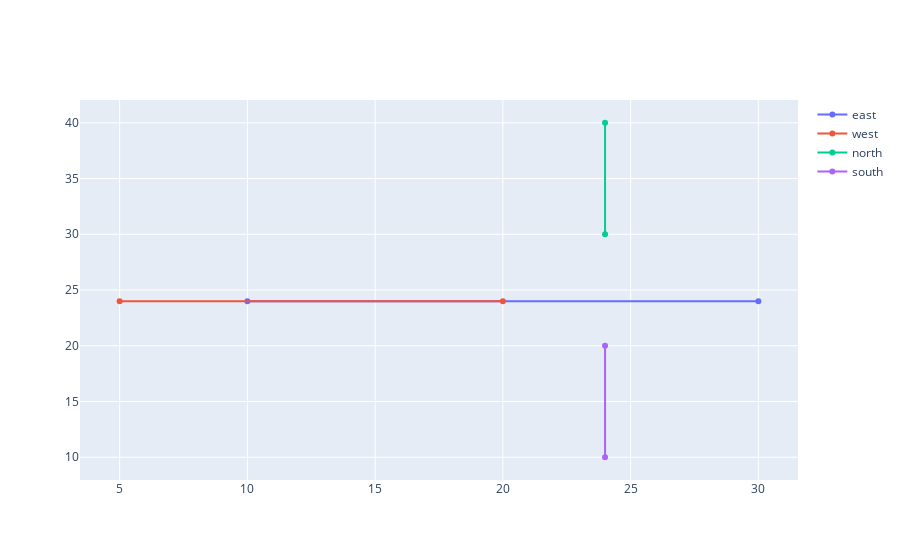

Notebook code for this chart:
### Code cell
# plot one faces data on number line -> made up 
mid_domain = 24
faces = {
    'east': [[10, 30], [mid_domain, mid_domain]],
    'west': [[5, 20], [mid_domain, mid_domain]],
    'north': [[mid_domain, mid_domain], [30, 40]],
    'south': [[mid_domain, mid_domain], [10, 20]]
}

fig = go.Figure()

for face_name, face_coords in faces.items():
    fig.add_trace(go.Scatter(x=face_coords[0], y=face_coords[1], name=face_name))

fig.show()

### Figure 1 — Plotly figure (JSON) as saved in the notebook; plotly's stock layout.template omitted (floating-point values rounded to 4 significant figures)
{"data": [{"name": "east", "type": "scatter", "x": [10, 30], "y": [24, 24]}, {"name": "west", "type": "scatter", "x": [5, 20], "y": [24, 24]}, {"name": "north", "type": "scatter", "x": [24, 24], "y": [30, 40]}, {"name": "south", "type": "scatter", "x": [24, 24], "y": [10, 20]}], "layout": {}}
